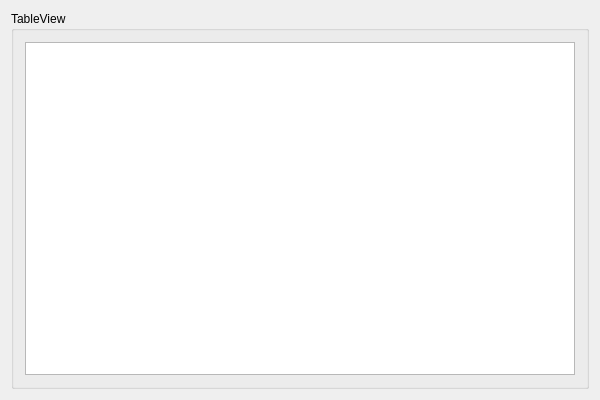
<?xml version="1.0" encoding="UTF-8"?>
<ui version="4.0">
 <class>DemoClass</class>
 <widget class="QWidget" name="DemoClass">
  <property name="geometry">
   <rect>
    <x>0</x>
    <y>0</y>
    <width>600</width>
    <height>400</height>
   </rect>
  </property>
  <property name="windowTitle">
   <string>Demo</string>
  </property>
  <layout class="QGridLayout" name="gridLayout_2">
   <item row="0" column="0">
    <widget class="QGroupBox" name="groupBox">
     <property name="title">
      <string>TableView</string>
     </property>
     <layout class="QGridLayout" name="gridLayout">
      <item row="0" column="0">
       <widget class="QTableView" name="tableView"/>
      </item>
     </layout>
    </widget>
   </item>
  </layout>
 </widget>
 <layoutdefault spacing="6" margin="11"/>
 <resources>
  <include location="demo.qrc"/>
 </resources>
 <connections/>
</ui>
